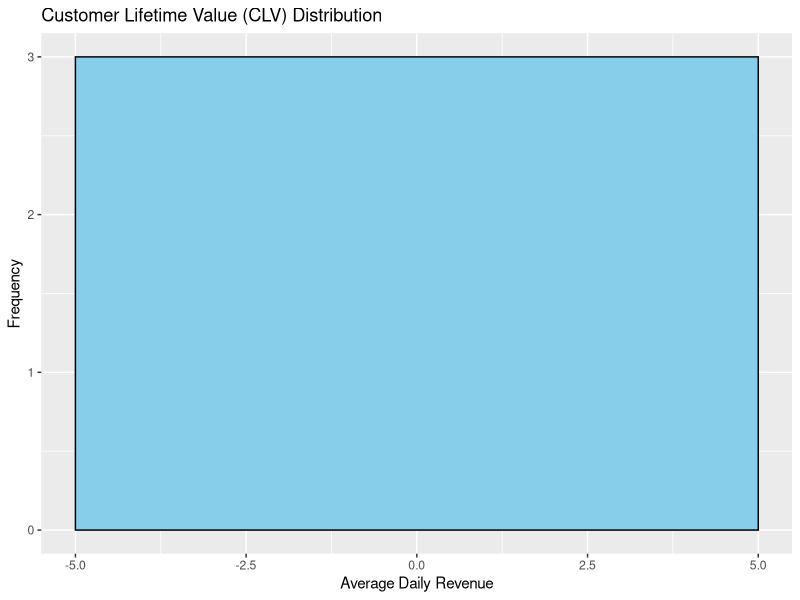

Reproduce this figure in R.
# Load required libraries
library(dplyr)
library(ggplot2)

# Sample transaction data (replace with your own dataset)
transactions <- data.frame(
  customer_id = c(1, 1, 2, 3, 3, 3, 4, 4, 4, 4),
  purchase_date = as.Date(c('2021-01-01', '2021-02-15', '2021-03-20', '2021-04-10', '2021-05-05', '2021-06-20', '2021-07-15', '2021-08-01', '2021-09-10', '2021-10-05')),
  amount = c(100, 50, 200, 150, 75, 100, 120, 80, 90, 110)
)

# Calculate total revenue per customer
total_revenue <- transactions %>%
  group_by(customer_id) %>%
  summarise(total_revenue = sum(amount))

# Calculate time between first and last purchase per customer
customer_lifetime <- transactions %>%
  group_by(customer_id) %>%
  summarise(
    first_purchase_date = min(purchase_date),
    last_purchase_date = max(purchase_date)
  ) %>%
  mutate(lifetime = as.numeric(difftime(last_purchase_date, first_purchase_date, units = "days")))

# Calculate average revenue per day per customer
customer_lifetime <- left_join(customer_lifetime, total_revenue, by = "customer_id")
customer_lifetime <- mutate(customer_lifetime, avg_daily_revenue = total_revenue / lifetime)

# Calculate CLV (sum of average revenue per day for each customer)
clv <- sum(customer_lifetime$avg_daily_revenue, na.rm = TRUE)

# Print CLV
print(paste("Total Customer Lifetime Value (CLV): $", round(clv, 2)))

# Plot CLV distribution
ggplot(customer_lifetime, aes(x = avg_daily_revenue)) +
  geom_histogram(binwidth = 10, fill = "skyblue", color = "black") +
  labs(title = "Customer Lifetime Value (CLV) Distribution", x = "Average Daily Revenue", y = "Frequency")
